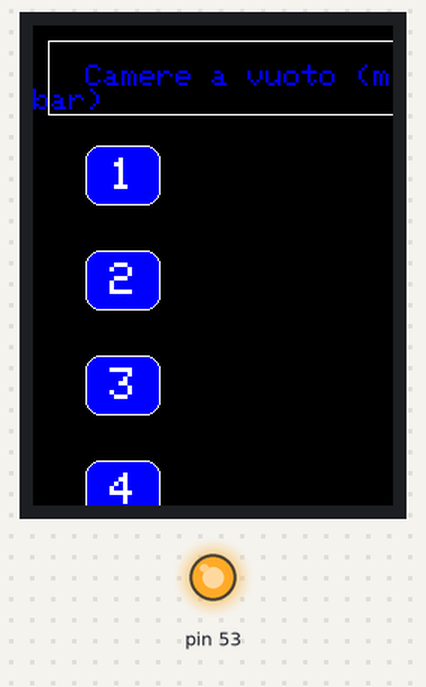
The sketch below on a simulated Arduino Mega 2560, built with avr-gcc and run on an emulated ATmega2560. Parts: 240×320 colour display, output pins drawn as LEDs (lit = HIGH). No radio packets arrive unless stated; what the sketch prints to the serial monitor is not drawn.

Above: at 0.3 s.
At 1.3 s:
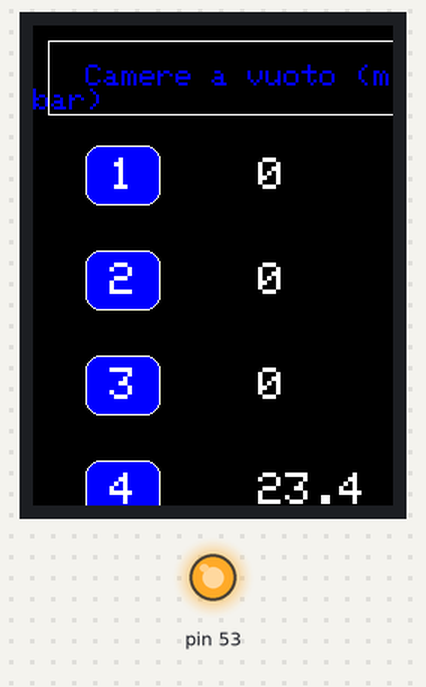

The sketch:

SCHERMO_v1.ino
```cpp
#include <Adafruit_GFX.h>    // Core graphics library
#include <Adafruit_TFTLCD.h> // Hardware-specific library
#include <TouchScreen.h>
#include <RF24Network.h>
#include <RF24.h>
#include <SPI.h>
RF24 radio(37, 35);               // nRF24L01 (CE,CSN)
RF24Network network(radio);
const uint16_t this_node = 02;  // Address of our node in Octal format ( 04,031, etc)
const uint16_t base00 = 00;

// The control pins for the LCD can be assigned to any digital or
// analog pins...but we'll use the analog pins as this allows us to
// double up the pins with the touch screen (see the TFT paint example).
//#define LCD_CS A3 // Chip Select goes to Analog 3
//#define LCD_CD A2 // Command/Data goes to Analog 2
//#define LCD_WR A1 // LCD Write goes to Analog 1
//#define LCD_RD A0 // LCD Read goes to Analog 0

//#define LCD_RESET A4 // Can alternately just connect to Arduino's reset pin

// Assign human-readable names to some common 16-bit color values:
#define  BLACK   0x0000
#define BLUE    0x001F
#define RED     0xF800
#define YELLOW  0xFFE0
#define WHITE   0xFFFF

#define ILI9341_DARKGREEN   0x03E0      /*   0, 128,   0 */
#define ILI9341_BLUE        0x001F      /*   0,   0, 255 */
#define ILI9341_BLACK       0x0000      /*   0,   0,   0 */

/******************* UI details */
#define BUTTON_X 10
#define BUTTON_Y 100
#define BUTTON_W 50
#define BUTTON_H 40
#define BUTTON_SPACING_Y 30
#define BUTTON_TEXTSIZE 3

// text box where title goes
#define title_X 10
#define title_Y 10
#define title_w 300
#define title_h 50
#define title_SIZE 3


#define YP A2  // must be an analog pin, use "An" notation!
#define XM A3  // must be an analog pin, use "An" notation!
#define YM 8   // can be a digital pin
#define XP 9   // can be a digital pin

#define TS_MINX 130
#define TS_MAXX 905

#define TS_MINY 75
#define TS_MAXY 930


Adafruit_GFX_Button buttons[4];
/* create 4 buttons, corresponding to the 4 vacuum chambers */
char buttonlabels[4][4] = {"1", "2", "3","4" };

// Questi parametri servono a definire il bottone on/off della modalità experiment
Adafruit_GFX_Button expmode;
char ON[3] = "ON";
char OFF[4] = "OFF";
int incomingData[3]={0,0,0};

int on_off = 1; // questa variabile serve a capire quale bottone si deve disegnare on, verde oppure off, rosso
int change = 0; // il bottone viene ridisegnato all'interno del loop solo se vi è stata una modifica nello stato del bottone

#include <MCUFRIEND_kbv.h>
MCUFRIEND_kbv tft;
TouchScreen ts = TouchScreen(XP, YP, XM, YM, 300);
// If using the shield, all control and data lines are fixed, and
// a simpler declaration can optionally be used:
// Adafruit_TFTLCD tft;

void setup(void) {
  Serial.begin(9600);
  Serial.println(F("TFT LCD screen"));

  tft.reset();

  uint16_t identifier = tft.readID();
  if(identifier == 0x9325) {
    Serial.println(F("Found ILI9325 LCD driver"));
  } else if(identifier == 0x9328) {
    Serial.println(F("Found ILI9328 LCD driver"));
  } else if(identifier == 0x4535) {
    Serial.println(F("Found LGDP4535 LCD driver"));
  }else if(identifier == 0x7575) {
    Serial.println(F("Found HX8347G LCD driver"));
  } else if(identifier == 0x9341) {
    Serial.println(F("Found ILI9341 LCD driver"));
  }else if(identifier == 0x7783) {
    Serial.println(F("Found ST7781 LCD driver"));
  }else if(identifier == 0x8230) {
    Serial.println(F("Found UC8230 LCD driver"));
  }
  else if(identifier == 0x8357) {
    Serial.println(F("Found HX8357D LCD driver"));
  } else if(identifier==0x0101)
  {
      identifier=0x9341;
       Serial.println(F("Found 0x9341 LCD driver"));
  }else if(identifier==0x9481)
  {
       Serial.println(F("Found 0x9481 LCD driver"));
  }
  else if(identifier==0x9486)
  {
       Serial.println(F("Found 0x9486 LCD driver"));
  }
  else {
    Serial.print(F("Unknown LCD driver chip: "));
    Serial.println(identifier, HEX);
    Serial.println(F("If using the Adafruit 2.8\" TFT Arduino shield, the line:"));
    Serial.println(F("  #define USE_ADAFRUIT_SHIELD_PINOUT"));
    Serial.println(F("should appear in the library header (Adafruit_TFT.h)."));
    Serial.println(F("If using the breakout board, it should NOT be #defined!"));
    Serial.println(F("Also if using the breakout, double-check that all wiring"));
    Serial.println(F("matches the tutorial."));
    identifier=0x9486;

  }

  tft.begin(identifier);
  Serial.print("TFT size is "); Serial.print(tft.width()); Serial.print("x"); Serial.println(tft.height());
  tft.setRotation(0);
  tft.fillScreen(BLACK);

  tft.drawRect(title_X, title_Y, title_w, title_h, WHITE);

    unsigned long start = micros();
   tft.setCursor(title_X+25, title_Y+title_h/3);
    tft.setTextColor(ILI9341_BLUE);    tft.setTextSize(2);
    // Scrivo il titolo in alto
   tft.println("Camere a vuoto (mbar)");


    // Diesegno i bottoni 1,2,3,4 corrispondenti alle 4 camere a vuoto
    for (uint8_t row=0; row<4; row++) {
        buttons[row].initButton(&tft, BUTTON_X+BUTTON_W,
                  BUTTON_Y+row*(BUTTON_H+BUTTON_SPACING_Y),    // x, y, w, h, outline, fill, text
                  BUTTON_W, BUTTON_H, WHITE, ILI9341_BLUE, WHITE,
                  buttonlabels[row], BUTTON_TEXTSIZE);
        buttons[row].drawButton();
    }


   // Disegno il bottone on/off per la modalità esperimento
   tft.setCursor(30, 385);
    tft.setTextColor(WHITE);    tft.setTextSize(2.5);
   tft.println("Experiment");

   tft.setCursor(30, 410);
    tft.setTextColor(WHITE);    tft.setTextSize(2.5);
   tft.println("mode..");

  expmode.initButton(&tft, 240, 410, 110, 70, WHITE, ILI9341_DARKGREEN, WHITE, ON, 3);
  expmode.drawButton();


//comunicazione
Serial.begin(9600);
  SPI.begin();
  radio.begin();
  network.begin(90, this_node);  //(channel, node address)
    radio.setDataRate(RF24_250KBPS);
  radio.setChannel(124);

}


void loop() {

  int tempo,ref;
  // ricezione
network.update();
  tempo=millis();
ref=tempo;

 int network_avail=0;
  while(tempo-ref<1000){
  while ( network.available() ) {     // Is there any incoming data?
    RF24NetworkHeader header;
     Serial.println("Ricevuto messaggio");
    network.read(header, &incomingData, sizeof(incomingData));
    network_avail=1;

  }
  tempo=millis();
  }

  // network_avail è un booleano =1 se è stato ricevuto un messaggio
  // Se network_avail=1, devo sovrascrivere lo schermo, e quindi dicsegno un rettangolo nero per coprire i dati precedenti
  if (network_avail) {
    tft.fillRect(BUTTON_X+130, BUTTON_Y-20, 150, 3*BUTTON_SPACING_Y+3*BUTTON_H, ILI9341_BLACK);

  }


  // Ora scrivo i nuovi dati sullo schermo

   tft.setCursor(BUTTON_X+140, BUTTON_Y-12);
    tft.setTextColor(WHITE);    tft.setTextSize(3);
   tft.println(incomingData[0]);

   tft.setCursor(BUTTON_X+140, BUTTON_Y-12+BUTTON_SPACING_Y+BUTTON_H);
    tft.setTextColor(WHITE);    tft.setTextSize(3);
   tft.println(incomingData[1]);

   tft.setCursor(BUTTON_X+140, BUTTON_Y-12+2*BUTTON_SPACING_Y+2*BUTTON_H);
    tft.setTextColor(WHITE);    tft.setTextSize(3);
   tft.println(incomingData[2]);

   tft.setCursor(BUTTON_X+140, BUTTON_Y-12+3*BUTTON_SPACING_Y+3*BUTTON_H);
    tft.setTextColor(WHITE);    tft.setTextSize(3);
   tft.println("23.4 e-3");


  digitalWrite(13, HIGH);
  TSPoint p = ts.getPoint();
  digitalWrite(13, LOW);

  // if sharing pins, you'll need to fix the directions of the touchscreen pins
  //pinMode(XP, OUTPUT);
  pinMode(XM, OUTPUT);
  pinMode(YP, OUTPUT);
  //pinMode(YM, OUTPUT);

  // we have some minimum pressure we consider 'valid'
  // pressure of 0 means no pressing!

 // p = ts.getPoint();
  /*
  if (ts.bufferSize()) {

  } else {
    // this is our way of tracking touch 'release'!
    p.x = p.y = p.z = -1;
  }*/

  // Scale from ~0->4000 to tft.width using the calibration #'s
  /*
  if (p.z != -1) {
    p.x = map(p.x, TS_MINX, TS_MAXX, 0, tft.width());
    p.y = map(p.y, TS_MINY, TS_MAXY, 0, tft.height());
    Serial.print("("); Serial.print(p.x); Serial.print(", ");
    Serial.print(p.y); Serial.print(", ");
    Serial.print(p.z); Serial.println(") ");
  }*/

   }
```
